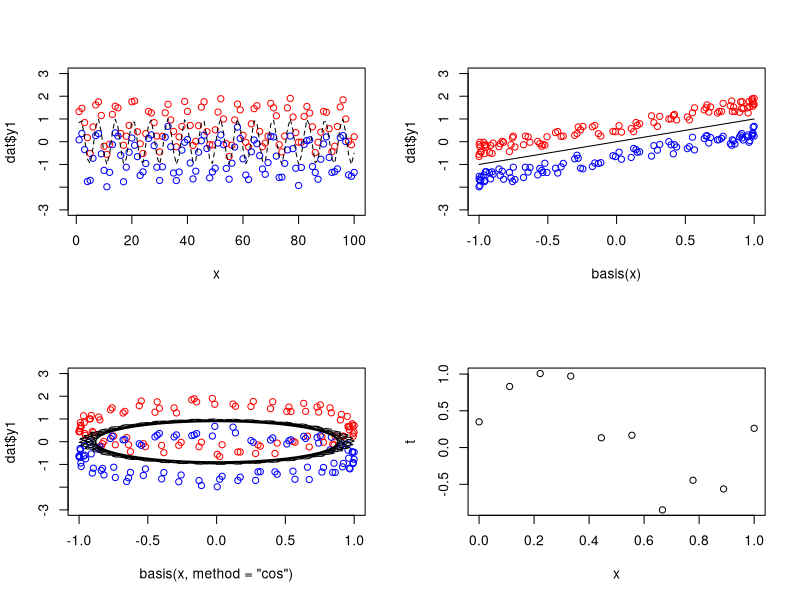
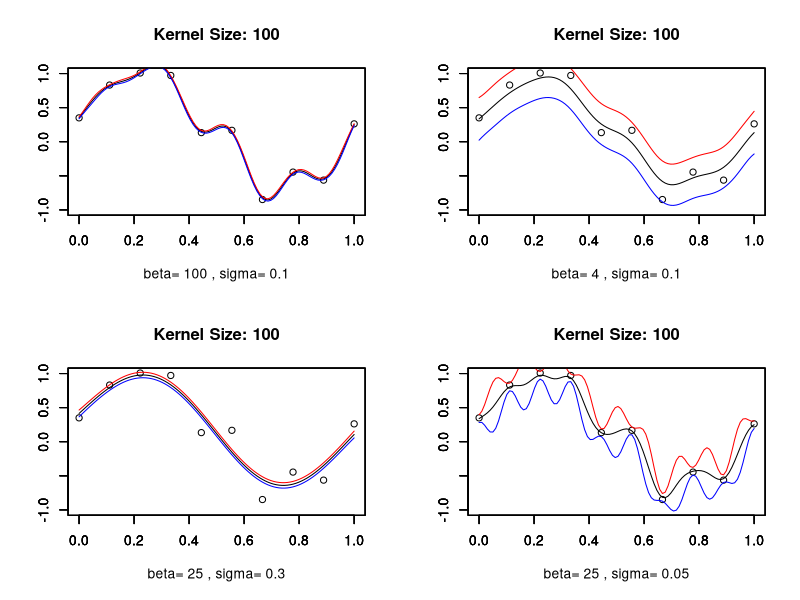
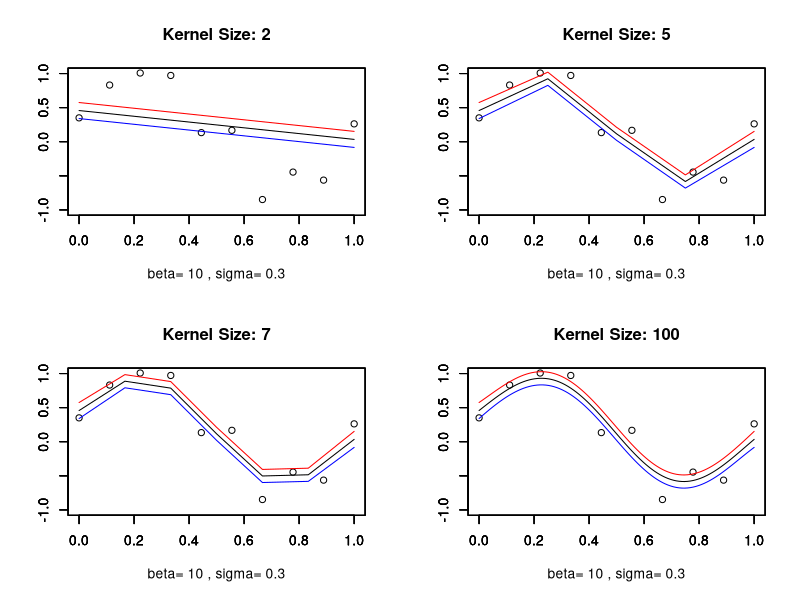
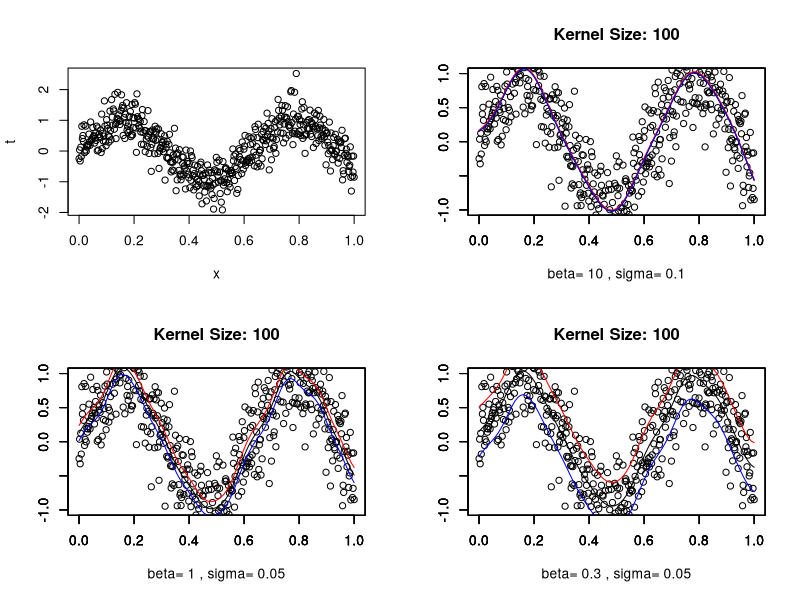
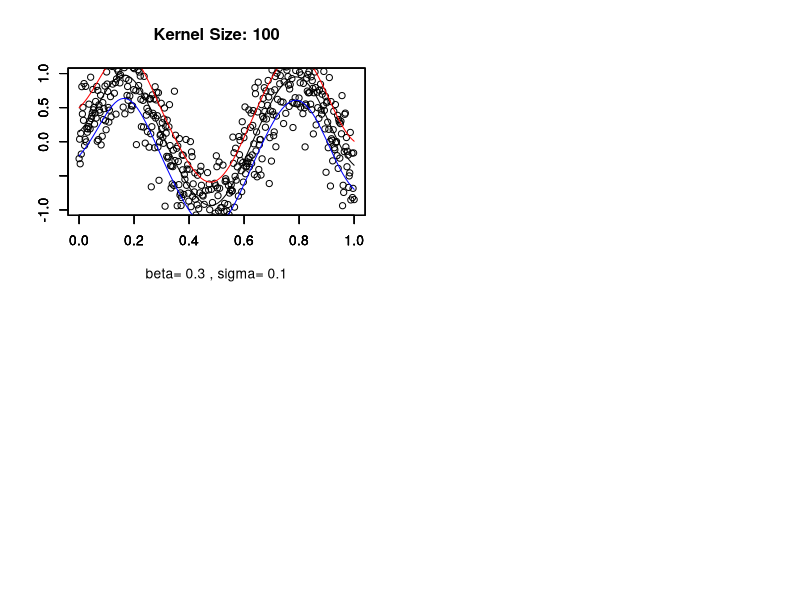

These figures' R source, in order: (Note: a time limit stopped this script after it produced the figures.)
### simple example of basis function

x = seq(1,100,1)
mean = sin(x)
set.seed(1)
upper = mean + runif(100,0.3,1)
lower = mean - runif(100,0.3,1)
dat = data.frame(y1=upper,y2=lower)

### original dimension
par(mfrow=c(2,2))
plot(x,dat$y1,col="red",ylim=c(-3,3))
points(x,dat$y2,col="blue")

lines(x,mean,lty=2)

basis = function(x,method="sin"){
  if(method=="sin") phi = sin(x)
  if(method=="cos") phi = cos(x)
  return(phi)
}

### featured dimension
plot(basis(x),dat$y1,col="red",ylim=c(-3,3))
points(basis(x),dat$y2,col="blue")
lines(basis(x),mean,lty=2)

## if cos
plot(basis(x,method="cos"),dat$y1,col="red",ylim=c(-3,3))
points(basis(x,method="cos"),dat$y2,col="blue")
lines(basis(x,method="cos"),mean,lty=2)

### Gaussian Process

curve_fitting <- data.frame(
	x=c(0.000000,0.111111,0.222222,0.333333,0.444444,0.555556,0.666667,0.777778,0.888889,1.000000),
	t=c(0.349486,0.830839,1.007332,0.971507,0.133066,0.166823,-0.848307,-0.445686,-0.563567,0.261502))

plot(curve_fitting)

gp <- function(y,x,beta, sigma,kernel="gaussian",k.n=100,draw.conv=TRUE) {
  N = length(y)
  # Gaussian kernel
  if(kernel =="gaussian")	kernel <- function(x1, x2) exp(-(x1-x2)^2/(2*sigma^2))
  # Gram matrix
	K <- outer(x,x, kernel)
	# covariance of marginal
	C_N <- K + diag(N)/beta
	# Initialize Mean
	mean = matrix(0,k.n,1)
	# Initialize s2
	s2 = matrix(0,k.n,1)
	k = seq(0,1,length=k.n) ## +

	
	## caculate mean and s2 for each window
	for(i in 1:k.n){
	  x_n = k[i]
	  kvec = matrix(0,N,1)
	  for(j in 1:N){
	    kvec[j] = outer(x_n,x[j], kernel)
	  }
	  c = outer(x_n,x_n,kernel) + 1/beta
	  # Posterior Mean
	  mean[i] = t(kvec) %*% solve(C_N) %*% curve_fitting$t
	  # Posterior s2
	  s2[i] = c - t(kvec) %*% solve(C_N) %*% kvec
	}
	
　# t(95%) = 2.262
	t95 = 2.262
	upper = mean + t95*s2/sqrt(N)
	lower = mean - t95*s2/sqrt(N)
	
	plot(k,mean, xlim=c(0,1), ylim=c(-1,1), xlab="", ylab="",type="l",col="black",main= paste("Kernel Size:",k.n))
	par(new=T)
	plot(x,y, xlim=c(0,1), ylim=c(-1,1), xlab=paste("beta=",beta,", sigma=",sigma), ylab="")
  if (draw.conv==TRUE){
    par(new=T)
    plot(k,upper, xlim=c(0,1), ylim=c(-1,1), xlab="", ylab="",type="l",col="red")
    par(new=T)
    plot(k,lower, xlim=c(0,1), ylim=c(-1,1), xlab="", ylab="",type="l",col="blue")
  }
	
}

## Application


#### N = 10
#### tuning beta,sigma
par(mfrow=c(2,2)) 
gp(curve_fitting$t,curve_fitting$x, beta=100, sigma=0.1,k.n=100);
gp(curve_fitting$t,curve_fitting$x, beta=4, sigma=0.1,k.n=100);
gp(curve_fitting$t,curve_fitting$x, beta=25, sigma=0.3,k.n=100);
gp(curve_fitting$t,curve_fitting$x, beta=25, sigma=0.05,k.n=100);

#### change window size
par(mfrow=c(2,2)) 
gp(curve_fitting$t,curve_fitting$x, beta=10, sigma=0.3,k.n=2);
gp(curve_fitting$t,curve_fitting$x, beta=10, sigma=0.3,k.n=5);
gp(curve_fitting$t,curve_fitting$x, beta=10, sigma=0.3,k.n=7);
gp(curve_fitting$t,curve_fitting$x, beta=10, sigma=0.3,k.n=100);

### change to a big data set
curve_fitting <- data.frame(
	x=seq(0,1,length=500),
	t=rnorm(500,sin(seq(0,1,length=500)*10),0.4)  )

### fully calculate
par(mfrow=c(2,2))
plot(curve_fitting)
gp(curve_fitting$t,curve_fitting$x, beta=10, sigma=0.1,k.n=100);
gp(curve_fitting$t,curve_fitting$x, beta=1, sigma=0.05,k.n=100);
gp(curve_fitting$t,curve_fitting$x, beta=0.3, sigma=0.05,k.n=100);

### change window size
t =proc.time()
gp(curve_fitting$t,curve_fitting$x, beta=0.3, sigma=0.1,k.n=100)
proc.time() -t
t =proc.time()
gp(curve_fitting$t,curve_fitting$x, beta=0.3, sigma=0.1,k.n=50)
proc.time() -t
t =proc.time()
gp(curve_fitting$t,curve_fitting$x, beta=0.3, sigma=0.1,k.n=20)
proc.time() -t
t =proc.time()
gp(curve_fitting$t,curve_fitting$x, beta=0.3, sigma=0.1,k.n=10)
proc.time() -t
